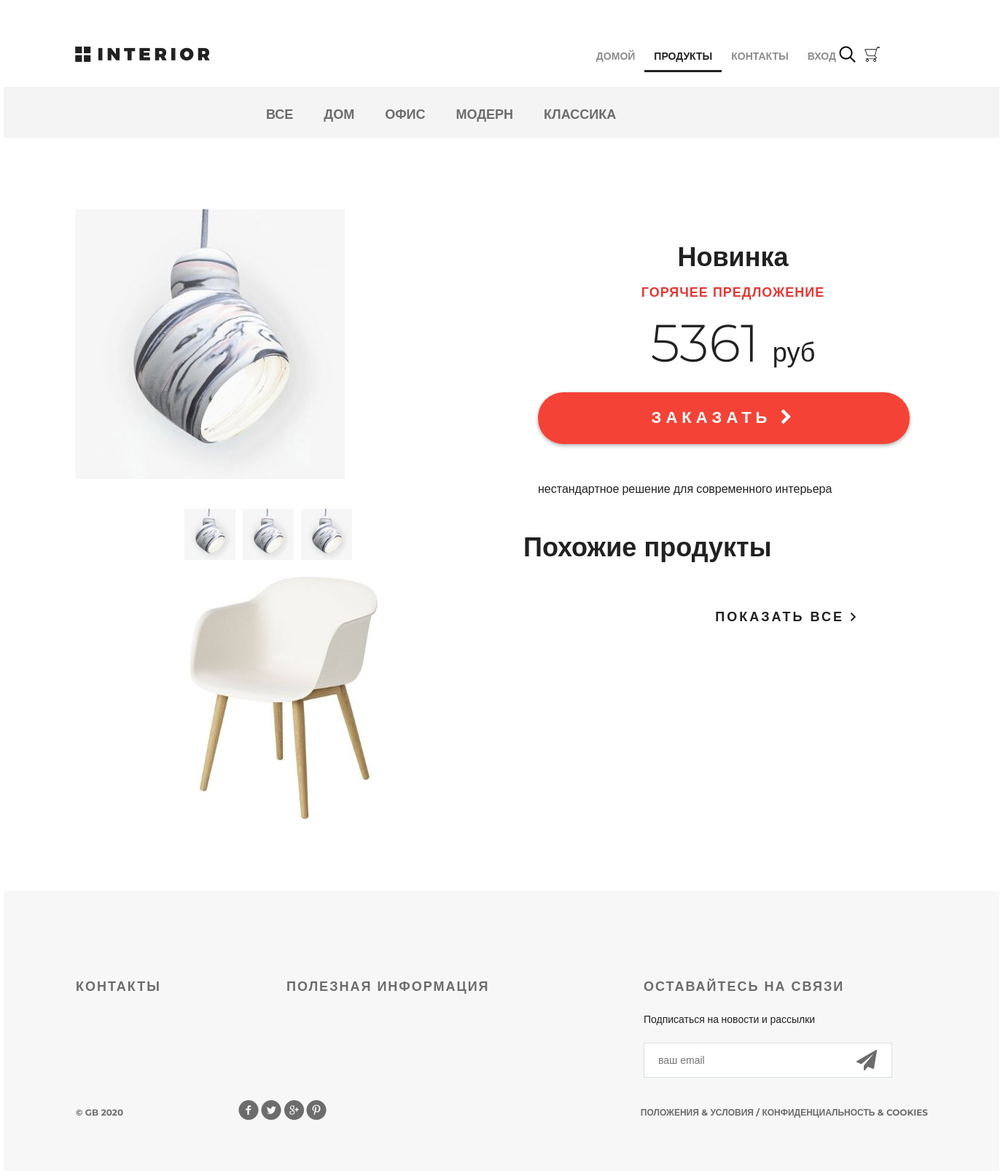
Screenshot of /products/ with the database file from the repository.
### mainapp/models.py (models this page shows, shortened)
class ProductCategory(models.Model):
    name = models.CharField(max_length=64, unique=True, verbose_name='имя')
    description = models.TextField(blank=True, verbose_name='описание')
    class Meta:
        verbose_name = 'категория'
        verbose_name_plural = 'категории'

class Product(models.Model):
    category = models.ForeignKey(ProductCategory, on_delete=models.CASCADE)
    name = models.CharField(max_length=128, verbose_name='имя')
    image = models.ImageField(upload_to='products_images', blank=True, verbose_name='изображение')
    short_desc = models.CharField(max_length=128, verbose_name='краткое описание', blank=True)
    description = models.TextField(blank=True, verbose_name='описание')
    price = models.DecimalField(max_digits=8, decimal_places=2, default=0, verbose_name='цена')
    quantity = models.PositiveSmallIntegerField(default=0, verbose_name='количество товара')
    class Meta:
        verbose_name = 'продукт'
        verbose_name_plural = 'продукты'

### mainapp/views.py (the view, shortened to what this page needs)
# urls.py: path('products/', include('mainapp.urls', namespace='products')),
def products(request, pk=None):
    links_menu = ProductCategory.objects.all()
    hot_product = get_hot_product()
    same_products = get_same_products(hot_product)
    content = {
        'title': "продукты",
        'links_menu': links_menu,
        'hot_product': hot_product,
        'same_products': same_products,
        'basket': get_basket(request.user),
    }
    return render(request, 'mainapp/products.html', content)

### mainapp/views.py (called while the page is built)
def get_basket(user):
    if user.is_authenticated:
        return Basket.objects.filter(user=user)
    return []

def get_hot_product():
    products_list = Product.objects.all()
    return random.sample(list(products_list), 1)[0]

def get_same_products(hot_product):
    same_products = Product.objects.filter(category_id=hot_product.category_id).exclude(pk=hot_product.pk)[:3]
    return same_products

### mainapp/templates/mainapp/products.html (shortened to what this page needs)
{% extends 'mainapp/base.html' %}
{% load static %}
{% block content %}
    <div class="details">
        <div class="links clearfix">
            {% include 'mainapp/inc/inc_categories_menu.html' %}
        </div>
        <div class="details-products">
            <div class="details-slider">
                <div class="slider-product">
                    <img src="/media/{{ hot_product.image }}" alt="">
                </div>
                <div class="slider-control">
                    <div class="block">
                        <a href="#"><img src="/media/{{ hot_product.image }}" alt="">
                        </a>
                    </div>
                    <div class="block">
                        <a href="#"><img src="/media/{{ hot_product.image }}" alt="">
                        </a>
                    </div>
                    <div class="block">
                        <a href="#"><img src="/media/{{ hot_product.image }}" alt="">
                        </a>
                    </div>
                </div>
            </div>
            <div class="description">
                <h3 class="big-bold">{{ hot_product.name|title }}</h3>
                <h3 class="red">горячее предложение</h3>
                <p class="price"> {{ hot_product.price|floatformat:0 }} <span>руб</span></p>
                <a href="{% url 'basket:add' hot_product.pk %}" class="red-button">
                    заказать <i class="fa fa-chevron-right" aria-hidden="true"></i>
                </a>
                <div class="description-text">
                    {{ hot_product.description }}
                </div>
            </div>
            <div class="related">
                <div class="title clearfix">
                    <h2>Похожие продукты</h2>
                    <a class="explore" href="#">показать все <img src="{% static "img/arrow.png" %}" alt=""></a>
                </div>
                <div class="related-products clearfix">
                    {% for product in same_products %}
                        <div class="block">
                            <a href="{% url 'products:product_page' product.pk %}"><img src="/media/{{ product.image }}" alt="{{ product.short_desc }}">
                            </a>
                        </div>
                    {% endfor %}
                </div>
            </div>
        </div>
        <div class="clr"></div>
    </div>
{% endblock %}

### mainapp/templates/mainapp/inc/inc_categories_menu.html
<ul class="links-menu">
    <li>
        <a href="{% url 'products:category' 0 %}">
            Все
        </a>
    </li>
    {% for item in links_menu %}
        <li>
            <a href="{% url 'products:category' item.pk %}">
                {{ item.name }}
            </a>
        </li>
    {% endfor %}
</ul>

### static/css/style.css (style rules this page uses)
* { margin: 0; padding: 0; }
body { font-family: 'Montserrat', sans-serif; }
html, body { height: 100%; }
.slider-control .block a img { width: 70px; }
.clr { height: 384px; }
.clearfix:after { content: ""; display: block; clear: both; }
.explore { text-transform: uppercase; color: #212121; font-size: 18px; font-weight: 700; line-height: 24px; text-align: center; float: right; margin-top: 138px; letter-spacing: 3px; text-decoration: none; }
.big-bold { color: #212121; font-size: 36px; font-weight: 700; text-align: left; margin-bottom: 24px; line-height: 36px; }
.title { height: 152px; margin-right: 15px; }
.title h2 { float: left; margin-top: 118px; color: #212121; font-size: 36px; font-weight: 700; text-align: left; margin-left: 15px; }
.red { text-transform: uppercase; color: #e53935; font-size: 18px; font-weight: 700; text-align: left; letter-spacing: 1px; line-height: 17px; margin-bottom: 22px; }
.links { height: 70px; background-color: #f4f4f4; position: relative; padding-left: 360px; }
.links-menu { margin: 27px auto 0px; position: absolute; }
.links-menu li { float: left; list-style-type: none; padding-right: 42px; }
.links-menu li a { text-decoration: none; color: #6c6c6c; font-size: 18px; font-weight: 700; text-transform: uppercase; }
.details-products { padding-left: 98px; padding-right: 98px; margin-top: 98px; height: 551px; }
.details-slider { width: 570px; float: left; margin-right: 30px; }
.slider-product { width: 570px; height: 400px; }
.slider-control { width: 420px; height: 70px; margin: 11px auto 0px; padding-left: 150px }
.slider-control .block { height: 70px; width: 70px; position: relative; float: left; margin-right: 10px; }
.description { width: 535px; float: right; padding-left: 35px }
.description .big-bold { color: #212121; font-size: 36px; font-weight: 700; text-align: center; margin-top: 47px; margin-bottom: 0px; }
.description .red { text-transform: uppercase; color: #e53935; font-size: 18px; font-weight: 700; text-align: center; letter-spacing: 1px; line-height: 17px; margin-top: 23px; margin-bottom: 36px; }
.description .price { color: #212121; font-size: 72px; font-weight: 300; line-height: 48px; text-align: center; }
.description .price span { color: #212121; font-size: 36px; font-weight: 300; line-height: 48px; text-align: center; }
.red-button { display: block; height: 71px; width: 510px; border-radius: 35px; background-color: #f44336; text-align: center; text-transform: uppercase; text-decoration: none; color: #ffffff; font-size: 22px; font-weight: 700; line-height: 24px; box-shadow: 0px 2px 4.85px 0.15px rgba(33, 33, 33, 0.35); line-height: 70px; letter-spacing: 6px; margin-top: 31px; }
.description-text { margin-top: 50px; color: #212121; font-size: 16px; font-weight: 300; line-height: 24px; text-align: left; }
.related { padding: 0px 98px; }
.related .title { height: 143px; margin-right: 0; }
.related .title h2 { margin-top: 45px; }
.related .title .explore { margin-top: 62px; }
.related-products { margin-bottom: 120px; }
.related-products .block a img { float: left; }
.related-products .block { float: left; margin-right: 30px; display: block; height: 370px; width: 370px; position: relative; }

### rows the page displays
ProductCategory: name "ДОМ"
ProductCategory: name "ОФИС"
ProductCategory: name "МОДЕРН"
ProductCategory: name "КЛАССИКА"
Product: image (picture), name "Новинка", price "5361", description "нестандартное решение для современного интерьера"
Product: image (picture)
